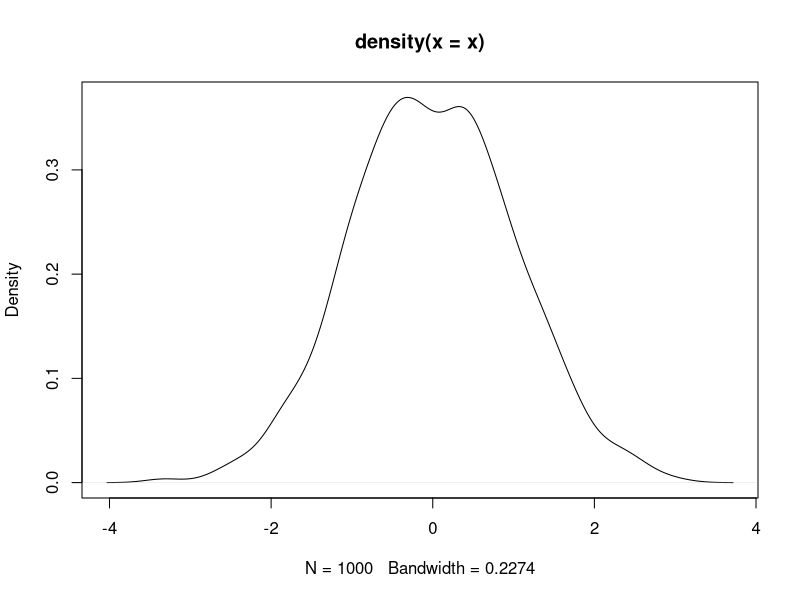
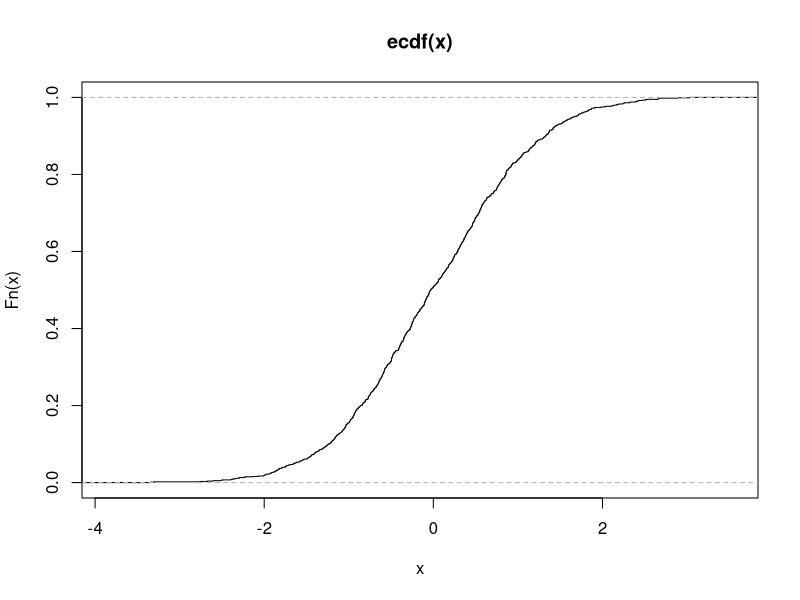
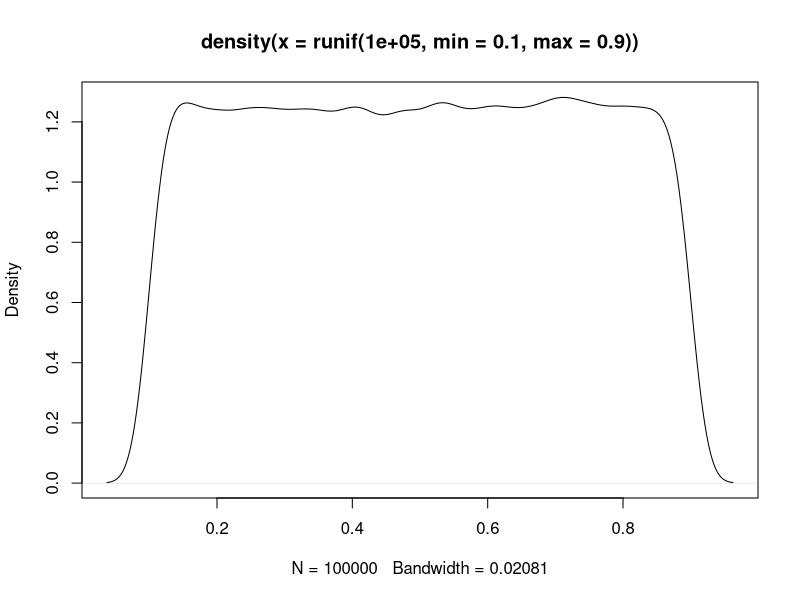
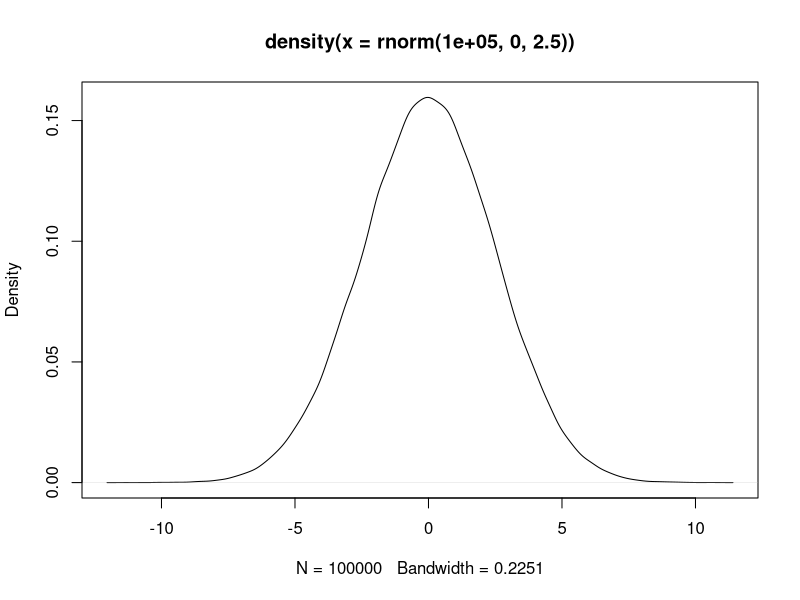

These charts were generated, in order, by the following R code: (Note: this script raises an error after producing the figures.)
#1. ZADATAK -------------------------------------------------------------------
#Cemu sluzi i sta radi komanda plot.ecdf()? 

#Komanda plot.ecdf() daje graficki prikaz empirijske (uzoracke) kumulativne funkcije raspodele. 
#Uzoracka fja raspodele nekog obelezja je definisana za svako x na sledeci nacin: F*n = Nx/n
#gde je Nx broj elemenata uzorka koji su <= x, a n je obim realizovanog uzorka

x <- rnorm(1000)
plot(density(x))
plot.ecdf(x)

#2. ZADATAK -------------------------------------------------------------------
#Prvi kvartil N(0,2.5) raspodele
qnorm(0.25, 0, 2.5)

#Kvantil reda 0.25 hi kvadrat raspodele, stepen slobode 4
qchisq(0.25, df = 4)

#Kvantil reda 0.35 t4 raspodele
qt(0.35, df = 4)

#Kvantil reda 0.45 B(12, 0.1) raspodele
qbinom(0.45, 12, 0.1)

#Vrednost funkcije gustine uniformne U(0.1, 0.9) raspodele u x = 0.75
dunif(0.75, 0.1, 0.9) #rez: 1.25 = 1/(0.9-0.1) == 1/(b-a)
plot(density(runif(100000, min=0.1, max=0.9)))

#Vrednost funkcije raspodele eksponencijalne E(0.1) raspodele u x=10
#funkcija raspodele je u sustini P(X<x) ?
pexp(10, rate=0.1)

#Verovatnocu P(Z<=0.25) , Z:N(0,2.5)
plot(density(rnorm(100000,0,2.5)))
pnorm(0.25, mean=0, sd=2.5)


#3. ZADATAK -------------------------------------------------------------------
# Napisati sta ne valja:
rnorm(12, 2, -3) #ne moze standardna devijacija da bude negativna
qnorm(1.2, 2, 3) #kvantili moraju biti u opsegu [0,1]
rlnorm(100, df1=5, df2=2) #nevalidni argumenti, treba proslediti meanlog i sdlog
dgeom(4, 1.1) #ne moze verovatnoca p da bude van [0,1] opsega - ovde je 1.1
pbinom(2, 100, 1.5) #ne moze verovatnoca p da bude van [0,1] opsega - ovde je 1.5



#------------------------------------------------------2.TEST

#1. uzorak######################################################

mi <- c(4,9,13,17,21,25,30)
fi <- c(3,7,9,5,4,2)

ml <- mi[1:length(mi)-1] #leve granice
md <- mi[2:length(mi)] #desne
xi<-(ml+md)/2 #nasi predstavnici intervala - sredine intervala
xi

x<-rep(xi,fi) #nas aproksimativni uzorak
x

#OBIM POPULACIJE------------------------
n<-length(x)
n<-sum(fi)

#MAKSIMUM APROKS UZORKA-----------------
maxU <- max(x)

#Medijalni interval--------------------
#onaj sa > n/2 kum sume
cumsum(fi)
n/2
#to je treci interval - (13,17]

#modus aproksimativnog uzorka-----------
tx<-table(x)
modus <- as.numeric(names(tx)[tx==max(tx)])

#aritmeticka sredina uzorka-------------
xn <- mean(x)

#standardna devijacija uzorka-----------
sn<-sqrt(sd(x)^2*(n-1)/n)

#koef. asimetrije - skewness----------
mi3 <- mean((x-xn)^3)
mi2 <- mean((x-xn)^2)
koefasim <- mi3/mi2^(3/2)


#treci decil-----------------------
tdecil <- quantile(x, probs = 0.30)


#realizovanu vrednost empirijske funkcije raspodele fn(19.7):
funk <- ecdf(x)
rez <- funk(19.7)

#drugi nacin
cumsum(fi)/n #gledamo cetvrtu vrednost

#QQPLOT-------------------------
qqnorm(x)
qqline(x)


#2. zadatak##############################################################

#kvantil reda 0.35 Pirsonove hi kvadrat, step slob 10
qchisq(0.35, 10)

#kvantil reda 0.6 Studentove raspodele t10:
qt(p=0.6, df=10)

#treci kvartil Gausove raspodele N(4, 2):
qnorm(0.30, 4, 2)

#vrednost funkcije raspodele Uniformne raspodele U(1; 5) u x = 3.5
punif(3.5, 1, 5)

#vrednost funkcije raspodele Binomne raspodele B(50; 0:75) u x = 30:
pbinom(30, 50, 0.75)

#verovatnocu P(X > 12:5); gde X : N(15; 3):
1-pnorm(12.5, 15, 3)
pnorm(12.5,15,3, lower.tail = FALSE)


#4. zadatak-------------------------

pnorm(1.282)
pnorm(1.645)
pnorm(1.960)
pnorm(2.326)
pnorm(2.576)
pnorm(3.090)
pnorm(3.291)
pnorm(3.891)
pnorm(4.417)


#########PRIMERI SA SLEKA######################

#1. zadatak##############################################################

#Prvi kvartil N(1,2)
qnorm(0.25, 1, 2)

#Kvantil reda 0.25 hikv 4 rasp
qchisq(0.25, 4)

#Kvantil reda 0.45 B(12, 0.1)
qbinom(0.45,12,0.1)

#vrednost funkcije gustine U(0.1, 0.9)
dunif(0.75, 0.1, 0.9)

#vrednost fje raspodele E(0.1) rasp u 10
pexp(10, 0.1)


#verovatnoca P(Z<=0.25) N(0, 2.5)
pnorm(0.25, 0, 2.5)



#2. zadatak##############################################################

x=c(1,1,2,2,3,3,1,1,2,2,4,4,1,1,2,2,3,3)
table(x)

n<-length(x) #obim
n

#sedmi element varijacionog niza
sort(x)[7]

#modus
tx<-table(x)
modus <- as.numeric(names(tx)[tx==max(tx)])
modus

#000000000000000000000000000000000

# *nekorigovana uzoracka disperzija 
sn2 <- sd(x)^2*(n-1)/n
sn2 <- sn^2 #preko standardne devijacije ako je imamo

# *nekorigovana standardna devijacija:
sn <- sqrt(sd(x)^2*(n-1)/n) #ovako smo na vezbama
sn <- sqrt(sn2)


# **korigovana uzoracka disperzija
sn2korig <- sd(x)^2
sn2korig <- var(x)

# **korigovana standardna devijacija 
snkorig <- sd(x)

#000000000000000000000000000000000000000

#aritm sredina
xn <- mean(x)

#kurtosis - spljostenost
mi4 <- mean((x-xn)^4)
mi2 <- mean((x-xn)^2)

koefsplj <- mi4/mi2^2
koefsplj

#drugi kvartil
quantile(x, 0.50) #==median
median(x)

#kvanil reda 0.87
quantile(x, 0.87)

#vrednost realizovane fje raspodele f*N(1.999)
ecdf(x)(1.999) #mrsuljin
cumsum(table(x))/length(x)


#3. zadatak##############################################################

set.seed(2019)
x<-round(rexp(250, rate=0.2), digits=2)
y<-round(rexp(250, rate=0.4), digits=2)


#a) frekvencija elementa 3.5
table(x) #nula

#b) kovarijansa
cov(x,y)

#c) naci nekorigovanu standardnu devijaciju razlike ovih uzoraka
z<- x-y
nz<-length(z)
snz<-sqrt(sd(z)^2*(nz-1)/nz)
snz

#d) koliko ima autlajera (outliers) u x i y?
boxplot(x)
boxplot(y)

length(boxplot(x)$out)

donjaGranica = max(min(x), quantile(x,0.25)-1.5*IQR(x))
manji = x[x<donjaGranica]

gornjaGranica = min(max(x), quantile(x, 0.75)+1.5*IQR(x))
veci = x[x>gornjaGranica]

outlieriX <- length(manji) + length(veci) #isto i za y radis

## ecdf plot dat, obim je 10, napraviti uzorak

# 10*0.2 = 2 broja <= 1 [1,1]
# 10*0.5 = 5 brojeva <= 2 ---------- bez ona prva dva keca to je TRI DVOJKE[1,1,2,2,2]
# 10*0.9 = 9 brojeva <= 3 ----------- bez onih prvih 5 to je CETIRI TROJKE[1,1,2,2,2,3,3,3,3]
# 10*1 = 10 brojeva <= 4 ----------- bez onih prvih 9 to je JEDNA CETVORKA [1,1,2,2,2,3,3,3,3,4]

uzorak <- c(1,1,2,2,2,3,3,3,3,4)
plot.ecdf(uzorak)

